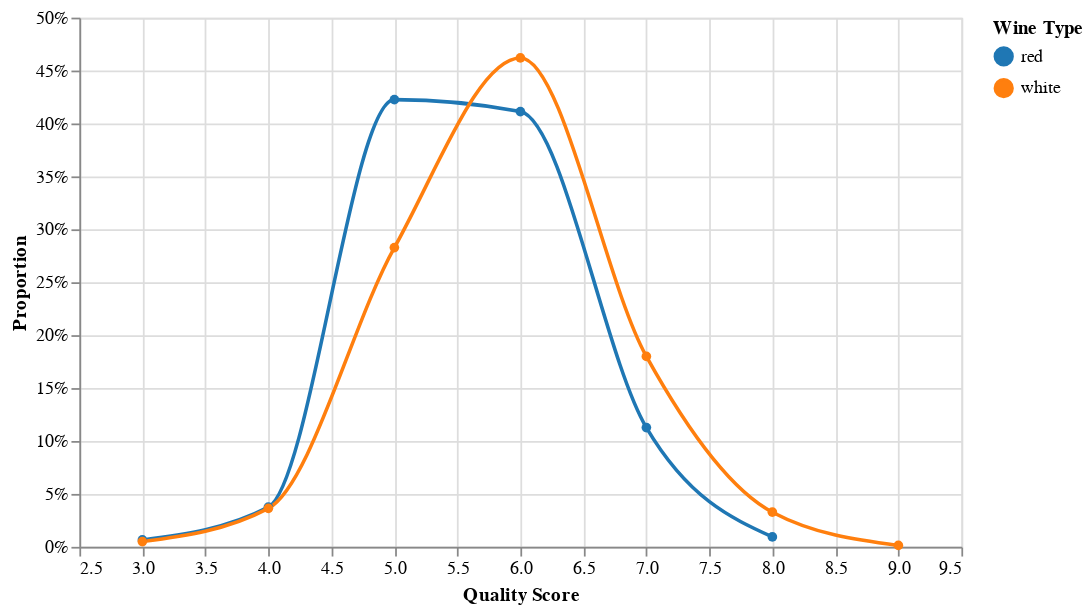

The notebook cell this image was saved under:
### Markdown cell above
**1.2 Distribution of quality scores by categorical feature (wine color)**

### Code cell
# Calculate the proportions of each quality score for different wine colors
proportions = (train_df.groupby(['color', 'quality'])
              .size()
              .reset_index(name='count')
              .assign(proportion=lambda x: x.groupby('color')['count'].transform(lambda y: y / y.sum()))
              .reset_index(drop=True))

# Create a line plot showing the proportions of each quality score for different wine colors
alt.Chart(proportions).mark_line(
    interpolate='monotone',  
    point=True,             
    tension=0.7,           
    strokeWidth=2          
).encode(
    x=alt.X('quality:Q', 
            title='Quality Score',
            scale=alt.Scale(domain=[2.5, 9.5])),
    y=alt.Y('proportion:Q', 
            title='Proportion', 
            axis=alt.Axis(format='.0%')),
    color=alt.Color('color:N', 
                   title='Wine Type',
                   scale=alt.Scale(domain=['red', 'white'],
                                 range=['#1f77b4', '#ff7f0e'])), 
    tooltip=[
        alt.Tooltip('quality:Q', title='Quality'),
        alt.Tooltip('proportion:Q', title='Proportion', format='.1%'),
        alt.Tooltip('color:N', title='Wine Type')
    ]
).properties(
    width=500,
    height=300
)

### Figure 1 — Vega specification as saved in the notebook (floating-point values rounded to 4 significant figures)
{"$schema": "https://vega.github.io/schema/vega/v5.json", "data": [{"name": "source_0", "values": [{"color": "red", "quality": 3, "count": 7, "proportion": 0.006573}, {"color": "red", "quality": 4, "count": 40, "proportion": 0.03756}, {"color": "red", "quality": 5, "count": 450, "proportion": 0.4225}, {"color": "red", "quality": 6, "count": 438, "proportion": 0.4113}, {"color": "red", "quality": 7, "count": 120, "proportion": 0.1127}, {"color": "red", "quality": 8, "count": 10, "proportion": 0.00939}, {"color": "white", "quality": 3, "count": 15, "proportion": 0.00496}, {"color": "white", "quality": 4, "count": 110, "proportion": 0.03638}, {"color": "white", "quality": 5, "count": 855, "proportion": 0.2827}, {"color": "white", "quality": 6, "count": 1397, "proportion": 0.462}, {"color": "white", "quality": 7, "count": 544, "proportion": 0.1799}, {"color": "white", "quality": 8, "count": 99, "proportion": 0.03274}, {"color": "white", "quality": 9, "count": 4, "proportion": 0.001323}]}, {"name": "data_0", "values": [{"color": "red", "proportion": 0.006573, "quality": 3}, {"color": "red", "proportion": 0.03756, "quality": 4}, {"color": "red", "proportion": 0.4225, "quality": 5}, {"color": "red", "proportion": 0.4113, "quality": 6}, {"color": "red", "proportion": 0.1127, "quality": 7}, {"color": "red", "proportion": 0.00939, "quality": 8}, {"color": "white", "proportion": 0.00496, "quality": 3}, {"color": "white", "proportion": 0.03638, "quality": 4}, {"color": "white", "proportion": 0.2827, "quality": 5}, {"color": "white", "proportion": 0.462, "quality": 6}, {"color": "white", "proportion": 0.1799, "quality": 7}, {"color": "white", "proportion": 0.03274, "quality": 8}, {"color": "white", "proportion": 0.001323, "quality": 9}]}], "marks": [{"type": "group", "name": "layer_0_pathgroup", "from": {"facet": {"data": "source_0", "name": "faceted_path_layer_0_main", "groupby": ["color"]}}, "encode": {"update": {"width": {"field": {"signal": null, "datum": null, "group": "width", "parent": null}}, "height": {"field": {"signal": null, "datum": null, "group": "height", "parent": null}}}}, "marks": [{"type": "line", "name": "layer_0_marks", "from": {"data": "faceted_path_layer_0_main"}, "sort": {"field": "x"}, "encode": {"update": {"x": {"field": "quality", "scale": "x"}, "stroke": {"field": "color", "scale": "color"}, "strokeWidth": {"value": 2}, "y": {"field": "proportion", "scale": "y"}, "interpolate": {"value": "monotone"}, "tension": {"value": 0.7}, "tooltip": {"signal": "{\"Quality\": format(datum[\"quality\"], \"\"), \"Proportion\": format(datum[\"proportion\"], \".1%\"), \"Wine Type\": isValid(datum[\"color\"]) ? datum[\"color\"] : \"\"+datum[\"color\"]}"}, "defined": {"signal": "isValid(datum[\"quality\"]) && isFinite(+datum[\"quality\"]) && isValid(datum[\"proportion\"]) && isFinite(+datum[\"proportion\"])"}}}, "style": ["line"]}]}, {"type": "symbol", "name": "layer_1_marks", "from": {"data": "data_0"}, "encode": {"update": {"tooltip": {"signal": "{\"Quality\": format(datum[\"quality\"], \"\"), \"Proportion\": format(datum[\"proportion\"], \".1%\"), \"Wine Type\": isValid(datum[\"color\"]) ? datum[\"color\"] : \"\"+datum[\"color\"]}"}, "opacity": {"value": 1}, "x": {"field": "quality", "scale": "x"}, "fill": {"field": "color", "scale": "color"}, "y": {"field": "proportion", "scale": "y"}}}, "style": ["point"]}], "scales": [{"name": "x", "type": "linear", "domain": [2.5, 9.5], "range": [0, {"signal": "width"}], "zero": false}, {"name": "y", "type": "linear", "domain": {"fields": [{"data": "source_0", "field": "proportion"}, {"data": "data_0", "field": "proportion"}]}, "range": [{"signal": "height"}, 0], "nice": true, "zero": true}, {"name": "color", "type": "ordinal", "domain": ["red", "white"], "range": ["#1f77b4", "#ff7f0e"]}], "axes": [{"scale": "x", "orient": "bottom", "aria": false, "tickCount": {"signal": "ceil(width/40)"}, "domain": false, "labels": false, "maxExtent": 0, "grid": true, "minExtent": 0, "ticks": false, "zindex": 0, "gridScale": "y"}, {"scale": "y", "domain": false, "grid": true, "ticks": false, "tickCount": {"signal": "ceil(height/40)"}, "gridScale": "x", "minExtent": 0, "orient": "left", "labels": false, "maxExtent": 0, "aria": false, "zindex": 0}, {"scale": "x", "grid": false, "labelOverlap": true, "title": "Quality Score", "orient": "bottom", "tickCount": {"signal": "ceil(width/40)"}, "zindex": 0, "labelFlush": true}, {"scale": "y", "orient": "left", "grid": false, "title": "Proportion", "format": ".0%", "tickCount": {"signal": "ceil(height/40)"}, "labelOverlap": true, "zindex": 0}], "background": "white", "width": 500, "padding": 5, "height": 300, "legends": [{"title": "Wine Type", "stroke": "color", "symbolType": "circle", "fill": "color", "encode": {"symbols": {"update": {"opacity": {"value": 1}}}}}], "style": "cell"}
